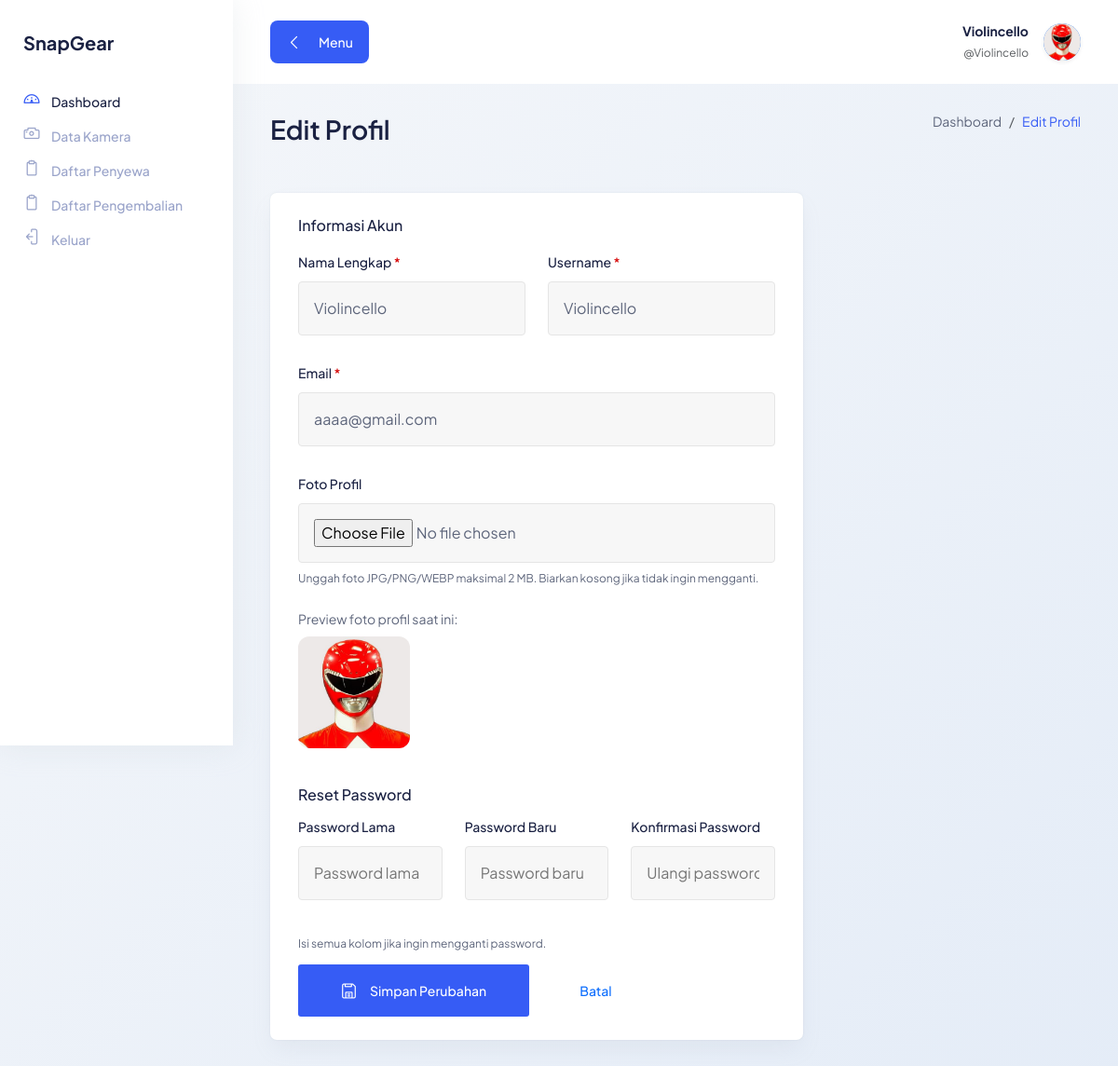
Page /profil.php (signed in) on the committed database.
### tables this page shows
CREATE TABLE `users` (
  `id` int(11) NOT NULL,
  `username` varchar(50) NOT NULL,
  `password` varchar(255) NOT NULL,
  `nama_lengkap` varchar(100) DEFAULT NULL,
  `email` varchar(100) DEFAULT NULL,
  `avatar` varchar(255) DEFAULT NULL,
  `role` enum('admin','user') DEFAULT 'admin',
  `created_at` timestamp NOT NULL DEFAULT current_timestamp()
);

### profil.php (the view, shortened to what this page needs)
<?php
require_once 'koneksi.php';
$user_id = (int) $_SESSION['user_id'];
$user = $conn->query("SELECT username, nama_lengkap, email, password, avatar FROM users WHERE id = $user_id")->fetch_assoc();
?>
<!DOCTYPE html>
<html lang="id">
<head>
  <link rel="stylesheet" href="assets/css/bootstrap.min.css"/>
  <link rel="stylesheet" href="assets/css/lineicons.css"/>
  <link rel="stylesheet" href="assets/css/materialdesignicons.min.css"/>
  <link rel="stylesheet" href="assets/css/main.css"/>
  <link rel="stylesheet" href="assets/css/custom.css"/>
</head>
<body>
<?php include 'partials/sidebar.php'; ?>
<main class="main-wrapper">
  <?php include 'partials/topbar.php'; ?>
  <section class="section">
    <div class="container-fluid">
      <div class="title-wrapper pt-30 mb-20">
        <div class="row align-items-center">
          <div class="col-md-6">
            <div class="title"><h2>Edit Profil</h2></div>
          </div>
          <div class="col-md-6">
            <div class="breadcrumb-wrapper">
              <nav aria-label="breadcrumb">
                <ol class="breadcrumb">
                  <li class="breadcrumb-item"><a href="main.php">Dashboard</a></li>
                  <li class="breadcrumb-item active">Edit Profil</li>
                </ol>
              </nav>
            </div>
          </div>
        </div>
      </div>
      <div class="row">
        <div class="col-lg-8">
          <div class="card-style mb-30">
            <h6 class="mb-20 text-medium">Informasi Akun</h6>
            <form method="POST" action="" enctype="multipart/form-data">
              <div class="row">
                <div class="col-12 col-md-6">
                  <div class="input-style-1">
                    <label>Nama Lengkap <span class="text-danger">*</span></label>
                    <input type="text" name="nama_lengkap" value="<?= htmlspecialchars($user['nama_lengkap']) ?>" required />
                  </div>
                </div>
                <div class="col-12 col-md-6">
                  <div class="input-style-1">
                    <label>Username <span class="text-danger">*</span></label>
                    <input type="text" name="username" value="<?= htmlspecialchars($user['username']) ?>" required />
                  </div>
                </div>
              </div>
              <div class="input-style-1">
                <label>Email <span class="text-danger">*</span></label>
                <input type="email" name="email" value="<?= htmlspecialchars($user['email']) ?>" required />
              </div>
              <div class="input-style-1 mb-20">
                <label>Foto Profil</label>
                <input type="file" name="avatar" accept="image/*" />
                <p class="text-xs text-gray mt-1">Unggah foto JPG/PNG/WEBP maksimal 2 MB. Biarkan kosong jika tidak ingin mengganti.</p>
              </div>
              <?php if (!empty($user['avatar'])): ?>
                <div class="mb-20">
                  <p class="text-sm text-gray mb-2">Preview foto profil saat ini:</p>
                  <img src="<?= htmlspecialchars($user['avatar']) ?>" alt="Avatar" style="max-width:120px; border-radius:12px; object-fit:cover;" />
                </div>
              <?php endif; ?>
              <div class="pt-20 pb-10">
                <h6 class="mb-15 text-medium">Reset Password</h6>
                <div class="row">
                  <div class="col-12 col-md-4">
                    <div class="input-style-1">
                      <label>Password Lama</label>
                      <input type="password" name="old_password" placeholder="Password lama" />
                    </div>
                  </div>
                  <div class="col-12 col-md-4">
                    <div class="input-style-1">
                      <label>Password Baru</label>
                      <input type="password" name="new_password" placeholder="Password baru" />
                    </div>
                  </div>
                  <div class="col-12 col-md-4">
                    <div class="input-style-1">
                      <label>Konfirmasi Password</label>
                      <input type="password" name="confirm_password" placeholder="Ulangi password baru" />
                    </div>
                  </div>
                </div>
                <p class="text-xs text-gray mt-1">Isi semua kolom jika ingin mengganti password.</p>
              </div>
              <div class="d-flex gap-2">
                <button type="submit" class="main-btn primary-btn btn-hover">
                  <i class="lni lni-save me-1"></i> Simpan Perubahan
                </button>
                <a href="main.php" class="main-btn deactive-btn-2">Batal</a>
              </div>
            </form>
          </div>
        </div>
      </div>
    </div>
  </section>
</main>
</body>
</html>

### assets/css/custom.css (style rules this page uses)
body { background: linear-gradient(135deg, #f5f7fa 0%, #e4ecf7 100%) !important; background-attachment: fixed; min-height: 100vh; }
.main-wrapper { background: transparent !important; }
:root { --spinner-duration: 20s; --alert-icon-size: 44px; }
.main-wrapper { padding-bottom: 40px !important; }

### rows in the picture
users: nama_lengkap "Violincello", username "Violincello", email "aaaa@gmail.com", avatar (picture)

### other values in the picture
$_SESSION['nama_lengkap'] "Violincello"
$_SESSION['username'] "Violincello"
